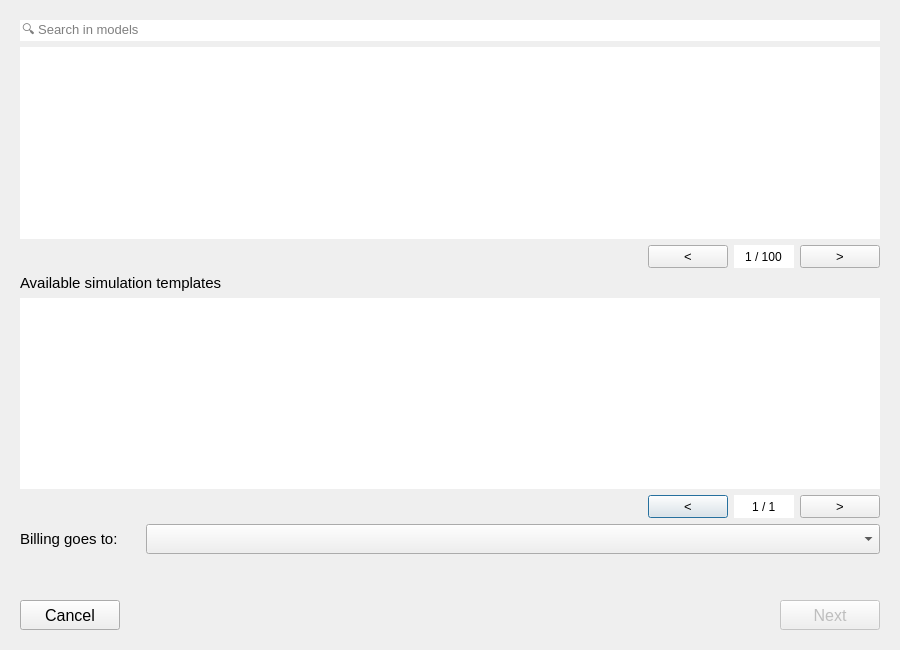
<?xml version="1.0" encoding="UTF-8"?>
<ui version="4.0">
 <class>Dialog</class>
 <widget class="QDialog" name="Dialog">
  <property name="geometry">
   <rect>
    <x>0</x>
    <y>0</y>
    <width>900</width>
    <height>650</height>
   </rect>
  </property>
  <property name="font">
   <font>
    <family>Segoe UI</family>
   </font>
  </property>
  <property name="windowTitle">
   <string>Choose model and simulation template</string>
  </property>
  <layout class="QGridLayout" name="gridLayout">
   <item row="0" column="0">
    <widget class="QWidget" name="model_selection_widget" native="true">
     <property name="sizePolicy">
      <sizepolicy hsizetype="Preferred" vsizetype="Expanding">
       <horstretch>0</horstretch>
       <verstretch>0</verstretch>
      </sizepolicy>
     </property>
     <property name="minimumSize">
      <size>
       <width>500</width>
       <height>300</height>
      </size>
     </property>
     <layout class="QGridLayout" name="gridLayout_8">
      <item row="4" column="0">
       <widget class="QLabel" name="label">
        <property name="font">
         <font>
          <family>Segoe UI</family>
          <pointsize>11</pointsize>
         </font>
        </property>
        <property name="text">
         <string>Available simulation templates</string>
        </property>
       </widget>
      </item>
      <item row="6" column="0" colspan="2">
       <layout class="QHBoxLayout" name="horizontalLayout_4">
        <property name="topMargin">
         <number>0</number>
        </property>
        <property name="bottomMargin">
         <number>0</number>
        </property>
        <item>
         <spacer name="horizontalSpacer_14">
          <property name="orientation">
           <enum>Qt::Horizontal</enum>
          </property>
          <property name="sizeHint" stdset="0">
           <size>
            <width>400</width>
            <height>20</height>
           </size>
          </property>
         </spacer>
        </item>
        <item>
         <widget class="QPushButton" name="pb_templates_prev_page">
          <property name="enabled">
           <bool>true</bool>
          </property>
          <property name="sizePolicy">
           <sizepolicy hsizetype="Minimum" vsizetype="Minimum">
            <horstretch>0</horstretch>
            <verstretch>0</verstretch>
           </sizepolicy>
          </property>
          <property name="minimumSize">
           <size>
            <width>40</width>
            <height>20</height>
           </size>
          </property>
          <property name="maximumSize">
           <size>
            <width>16777215</width>
            <height>16777215</height>
           </size>
          </property>
          <property name="font">
           <font>
            <family>Segoe UI</family>
            <pointsize>10</pointsize>
           </font>
          </property>
          <property name="layoutDirection">
           <enum>Qt::LeftToRight</enum>
          </property>
          <property name="text">
           <string>&lt;</string>
          </property>
         </widget>
        </item>
        <item>
         <widget class="QSpinBox" name="templates_page_sbox">
          <property name="enabled">
           <bool>true</bool>
          </property>
          <property name="sizePolicy">
           <sizepolicy hsizetype="Minimum" vsizetype="Minimum">
            <horstretch>0</horstretch>
            <verstretch>0</verstretch>
           </sizepolicy>
          </property>
          <property name="minimumSize">
           <size>
            <width>60</width>
            <height>20</height>
           </size>
          </property>
          <property name="font">
           <font>
            <family>Segoe UI</family>
           </font>
          </property>
          <property name="focusPolicy">
           <enum>Qt::StrongFocus</enum>
          </property>
          <property name="styleSheet">
           <string notr="true">QSpinBox {background-color: white;}</string>
          </property>
          <property name="frame">
           <bool>false</bool>
          </property>
          <property name="alignment">
           <set>Qt::AlignCenter</set>
          </property>
          <property name="buttonSymbols">
           <enum>QAbstractSpinBox::NoButtons</enum>
          </property>
          <property name="suffix">
           <string> / 1</string>
          </property>
          <property name="minimum">
           <number>1</number>
          </property>
         </widget>
        </item>
        <item>
         <widget class="QPushButton" name="pb_templates_next_page">
          <property name="enabled">
           <bool>true</bool>
          </property>
          <property name="sizePolicy">
           <sizepolicy hsizetype="Minimum" vsizetype="Minimum">
            <horstretch>0</horstretch>
            <verstretch>0</verstretch>
           </sizepolicy>
          </property>
          <property name="minimumSize">
           <size>
            <width>40</width>
            <height>20</height>
           </size>
          </property>
          <property name="maximumSize">
           <size>
            <width>16777215</width>
            <height>16777215</height>
           </size>
          </property>
          <property name="font">
           <font>
            <family>Segoe UI</family>
            <pointsize>10</pointsize>
           </font>
          </property>
          <property name="text">
           <string>&gt;</string>
          </property>
         </widget>
        </item>
       </layout>
      </item>
      <item row="1" column="0" colspan="2">
       <widget class="QTreeView" name="models_tv">
        <property name="font">
         <font>
          <pointsize>10</pointsize>
         </font>
        </property>
        <property name="frameShape">
         <enum>QFrame::NoFrame</enum>
        </property>
        <property name="editTriggers">
         <set>QAbstractItemView::NoEditTriggers</set>
        </property>
        <property name="sortingEnabled">
         <bool>true</bool>
        </property>
        <attribute name="headerShowSortIndicator" stdset="0">
         <bool>true</bool>
        </attribute>
       </widget>
      </item>
      <item row="3" column="0" colspan="2">
       <layout class="QHBoxLayout" name="horizontalLayout">
        <property name="topMargin">
         <number>0</number>
        </property>
        <property name="bottomMargin">
         <number>0</number>
        </property>
        <item>
         <spacer name="horizontalSpacer_13">
          <property name="orientation">
           <enum>Qt::Horizontal</enum>
          </property>
          <property name="sizeHint" stdset="0">
           <size>
            <width>400</width>
            <height>20</height>
           </size>
          </property>
         </spacer>
        </item>
        <item>
         <widget class="QPushButton" name="pb_prev_page">
          <property name="sizePolicy">
           <sizepolicy hsizetype="Minimum" vsizetype="Minimum">
            <horstretch>0</horstretch>
            <verstretch>0</verstretch>
           </sizepolicy>
          </property>
          <property name="minimumSize">
           <size>
            <width>40</width>
            <height>20</height>
           </size>
          </property>
          <property name="maximumSize">
           <size>
            <width>16777215</width>
            <height>16777215</height>
           </size>
          </property>
          <property name="font">
           <font>
            <family>Segoe UI</family>
            <pointsize>10</pointsize>
           </font>
          </property>
          <property name="layoutDirection">
           <enum>Qt::LeftToRight</enum>
          </property>
          <property name="text">
           <string>&lt;</string>
          </property>
         </widget>
        </item>
        <item>
         <widget class="QSpinBox" name="page_sbox">
          <property name="sizePolicy">
           <sizepolicy hsizetype="Minimum" vsizetype="Minimum">
            <horstretch>0</horstretch>
            <verstretch>0</verstretch>
           </sizepolicy>
          </property>
          <property name="minimumSize">
           <size>
            <width>60</width>
            <height>20</height>
           </size>
          </property>
          <property name="font">
           <font>
            <family>Segoe UI</family>
           </font>
          </property>
          <property name="focusPolicy">
           <enum>Qt::StrongFocus</enum>
          </property>
          <property name="styleSheet">
           <string notr="true">QSpinBox {background-color: white;}</string>
          </property>
          <property name="frame">
           <bool>false</bool>
          </property>
          <property name="alignment">
           <set>Qt::AlignCenter</set>
          </property>
          <property name="buttonSymbols">
           <enum>QAbstractSpinBox::NoButtons</enum>
          </property>
          <property name="suffix">
           <string> / 100</string>
          </property>
          <property name="minimum">
           <number>1</number>
          </property>
         </widget>
        </item>
        <item>
         <widget class="QPushButton" name="pb_next_page">
          <property name="sizePolicy">
           <sizepolicy hsizetype="Minimum" vsizetype="Minimum">
            <horstretch>0</horstretch>
            <verstretch>0</verstretch>
           </sizepolicy>
          </property>
          <property name="minimumSize">
           <size>
            <width>40</width>
            <height>20</height>
           </size>
          </property>
          <property name="maximumSize">
           <size>
            <width>16777215</width>
            <height>16777215</height>
           </size>
          </property>
          <property name="font">
           <font>
            <family>Segoe UI</family>
            <pointsize>10</pointsize>
           </font>
          </property>
          <property name="text">
           <string>&gt;</string>
          </property>
         </widget>
        </item>
       </layout>
      </item>
      <item row="10" column="0" colspan="2">
       <layout class="QHBoxLayout" name="horizontalLayout_2">
        <property name="bottomMargin">
         <number>0</number>
        </property>
        <item>
         <widget class="QPushButton" name="pb_cancel_load">
          <property name="minimumSize">
           <size>
            <width>100</width>
            <height>30</height>
           </size>
          </property>
          <property name="maximumSize">
           <size>
            <width>16777215</width>
            <height>16777215</height>
           </size>
          </property>
          <property name="font">
           <font>
            <family>Segoe UI</family>
            <pointsize>12</pointsize>
           </font>
          </property>
          <property name="text">
           <string>Cancel</string>
          </property>
         </widget>
        </item>
        <item>
         <spacer name="horizontalSpacer_7">
          <property name="orientation">
           <enum>Qt::Horizontal</enum>
          </property>
          <property name="sizeHint" stdset="0">
           <size>
            <width>40</width>
            <height>20</height>
           </size>
          </property>
         </spacer>
        </item>
        <item>
         <widget class="QPushButton" name="pb_load">
          <property name="enabled">
           <bool>false</bool>
          </property>
          <property name="minimumSize">
           <size>
            <width>100</width>
            <height>30</height>
           </size>
          </property>
          <property name="maximumSize">
           <size>
            <width>16777215</width>
            <height>16777215</height>
           </size>
          </property>
          <property name="font">
           <font>
            <family>Segoe UI</family>
            <pointsize>12</pointsize>
           </font>
          </property>
          <property name="text">
           <string>Next</string>
          </property>
         </widget>
        </item>
       </layout>
      </item>
      <item row="9" column="0">
       <spacer name="verticalSpacer">
        <property name="orientation">
         <enum>Qt::Vertical</enum>
        </property>
        <property name="sizeHint" stdset="0">
         <size>
          <width>20</width>
          <height>40</height>
         </size>
        </property>
       </spacer>
      </item>
      <item row="0" column="0" colspan="2">
       <widget class="QLineEdit" name="search_le">
        <property name="font">
         <font>
          <family>Segoe UI</family>
          <pointsize>10</pointsize>
         </font>
        </property>
        <property name="frame">
         <bool>false</bool>
        </property>
        <property name="placeholderText">
         <string>🔍 Search in models</string>
        </property>
       </widget>
      </item>
      <item row="5" column="0" colspan="2">
       <widget class="QTreeView" name="templates_tv">
        <property name="font">
         <font>
          <pointsize>10</pointsize>
         </font>
        </property>
        <property name="frameShape">
         <enum>QFrame::NoFrame</enum>
        </property>
        <property name="editTriggers">
         <set>QAbstractItemView::NoEditTriggers</set>
        </property>
       </widget>
      </item>
      <item row="7" column="0" colspan="2">
       <layout class="QHBoxLayout" name="horizontalLayout_5">
        <property name="bottomMargin">
         <number>0</number>
        </property>
        <item>
         <widget class="QLabel" name="label_6">
          <property name="maximumSize">
           <size>
            <width>120</width>
            <height>16777215</height>
           </size>
          </property>
          <property name="font">
           <font>
            <family>Segoe UI</family>
            <pointsize>11</pointsize>
           </font>
          </property>
          <property name="text">
           <string>Billing goes to:</string>
          </property>
         </widget>
        </item>
        <item>
         <widget class="QComboBox" name="organisations_box">
          <property name="minimumSize">
           <size>
            <width>0</width>
            <height>30</height>
           </size>
          </property>
          <property name="font">
           <font>
            <family>Segoe UI</family>
            <pointsize>10</pointsize>
           </font>
          </property>
         </widget>
        </item>
       </layout>
      </item>
     </layout>
    </widget>
   </item>
  </layout>
 </widget>
 <tabstops>
  <tabstop>search_le</tabstop>
  <tabstop>models_tv</tabstop>
  <tabstop>pb_prev_page</tabstop>
  <tabstop>page_sbox</tabstop>
  <tabstop>pb_next_page</tabstop>
  <tabstop>pb_load</tabstop>
  <tabstop>pb_cancel_load</tabstop>
 </tabstops>
 <resources/>
 <connections/>
</ui>
